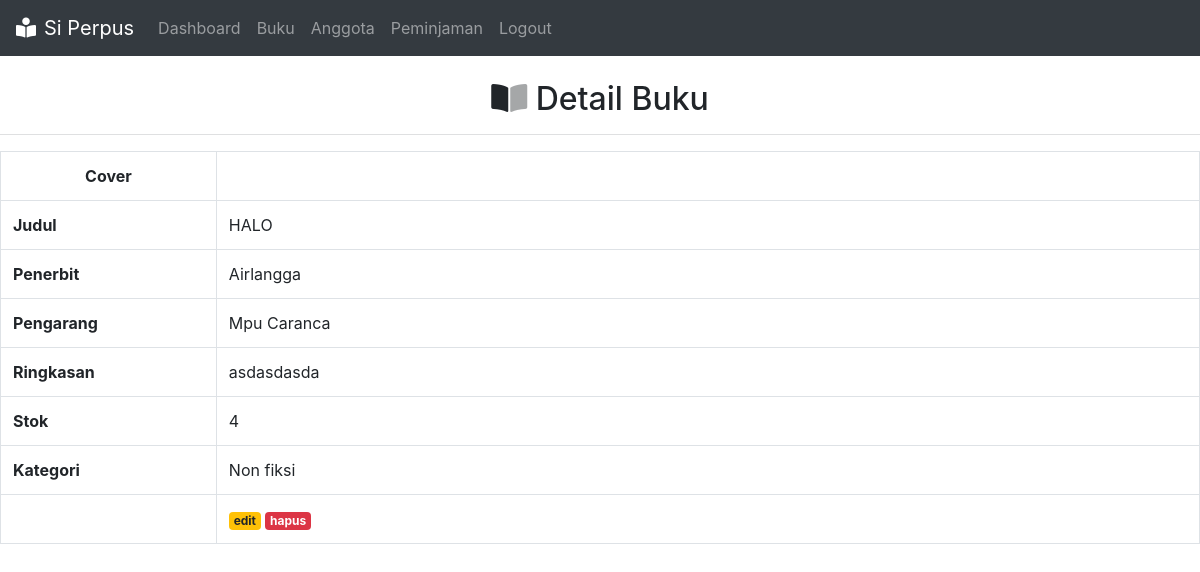
Page /buku/detail.php?id_buku=2 on the committed database.
### tables this page shows
CREATE TABLE `buku` (
  `id_buku` int(3) NOT NULL,
  `judul` varchar(255) NOT NULL,
  `penerbit` varchar(50) NOT NULL,
  `pengarang` varchar(50) NOT NULL,
  `ringkasan` text NOT NULL,
  `cover` varchar(255) NOT NULL,
  `stok` int(3) NOT NULL,
  `id_kategori` int(3) DEFAULT NULL
);

CREATE TABLE `kategori` (
  `id_kategori` int(3) NOT NULL,
  `kategori` varchar(50) NOT NULL
);

### buku/detail.php (the view)
<?php
include '../aset/header.php';
include '../koneksi.php';
$id_buku = $_GET['id_buku'];
$sql = "SELECT * FROM buku INNER JOIN kategori ON buku.id_kategori = kategori.id_kategori where id_buku = '$id_buku'";
$res = mysqli_query($koneksi,$sql);
$detail = mysqli_fetch_assoc($res);
?>
<div class="countainer">
	<div class="row mt-4">
		<div class="col-md">
		<center>
			<h2><i class="fad fa-book-open"></i> Detail Buku</h2>
			<hr class="bg-light">
			<table>
				<table class="table table-bordered">
					<tr>
						<td><strong><center>Cover</center></strong></td>
						<td width="50mm"><?= "<img src='$detail[cover]' ?>";?></td>
					</tr>
					<tr>
						<td width="100px"><strong>Judul</strong></td>
						<td width="500px"><?= $detail['judul'] ?></td>
					</tr>
					<tr>
						<td width="100px"><strong>Penerbit</strong></td>
						<td width="500px"><?= $detail['penerbit'] ?></td>
					</tr>
					<tr>
						<td width="100px"><strong>Pengarang</strong></td>
						<td width="500px"><?= $detail['pengarang'] ?></td>
					</tr>
					<tr>
						<td width="100px"><strong>Ringkasan</strong></td>
						<td width="500px"><?= $detail['ringkasan'] ?></td>
					</tr>
					<tr>
						<td width="100px"><strong>Stok</strong></td>
						<td width="500px"><?= $detail['stok'] ?></td>
					</tr>
					<tr>
						<td width="100px"><strong>Kategori</strong></td>
						<td width="500px"><?= $detail['kategori'] ?></td>
					</tr>
					<tr>
						<td></td>
						<td>
							<a href="edit.php?id_buku=<?= $detail['id_buku']; ?>" class="badge badge-warning">edit</a>
    						<a href="hapus.php?id_buku=<?= $detail['id_buku']; ?>" class="badge badge-danger">hapus</a>
						</td>
					</tr>
				</table>
		</div>
	</div>
</div>
<?php
include '../aset/footer.php';
?>

### rows in the picture
buku: judul "HALO", penerbit "Airlangga", pengarang "Mpu Caranca", ringkasan "asdasdasda", stok "4", id_kategori.kategori "Non fiksi"
